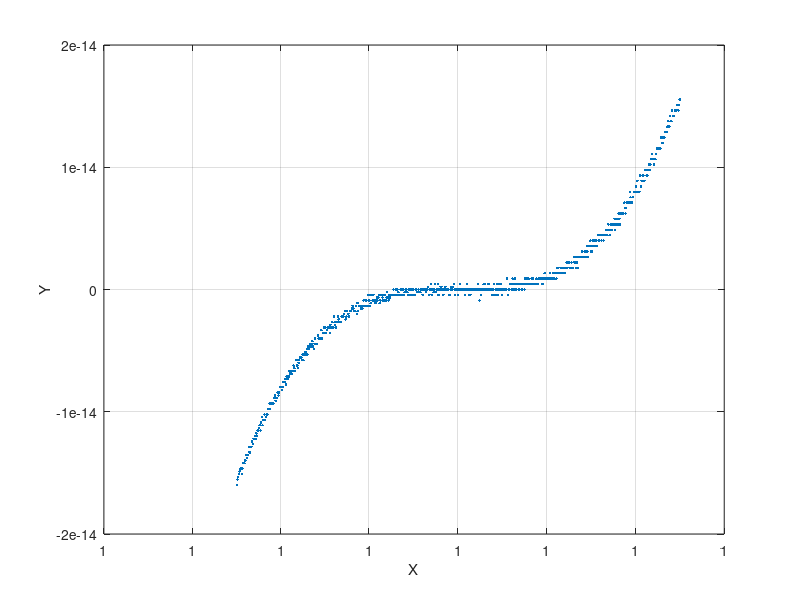

Reproduce this figure in MATLAB.
clf; % limpiar la gráfica del plano

delta = 0.000025;

x = linspace(1-delta, 1+delta, 640); % tomar 640 puntos linealmente espaciados cerca de 1
y = (x.^3)-(3*(x.^2))+(3*x)-1;

plot(x, y, '.'); % graficar los puntos
xlabel('X');
ylabel('Y');
grid;
